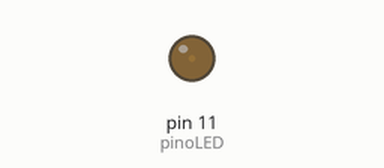
This sketch was run on a simulated Arduino Uno, built with avr-gcc and run on an emulated ATmega328P. On the bench: output pins drawn as LEDs (lit = HIGH).

Above: at 0.05 s.
At 1.15 s:
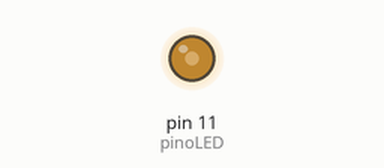
At 2.3 s:
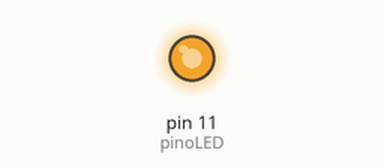
At 4.6 s:
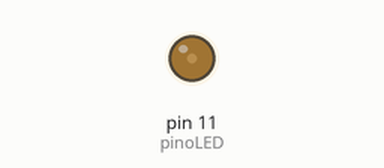
Timing chart, 0 to 6.7 s (numbered marks = the images above):
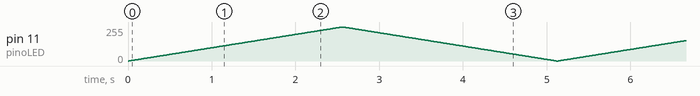

The sketch:

brilho_led.ino
```cpp
const int pinoLED = 11;

void setup() {
  pinMode(pinoLED, OUTPUT);
}

void loop() {
  for (int brilho = 0; brilho <= 255; brilho++) {
    analogWrite(pinoLED, brilho);
    delay(10);
  }
  for (int brilho = 255; brilho >= 0; brilho--) {
    analogWrite(pinoLED, brilho);
    delay(10);
  }
}
```
